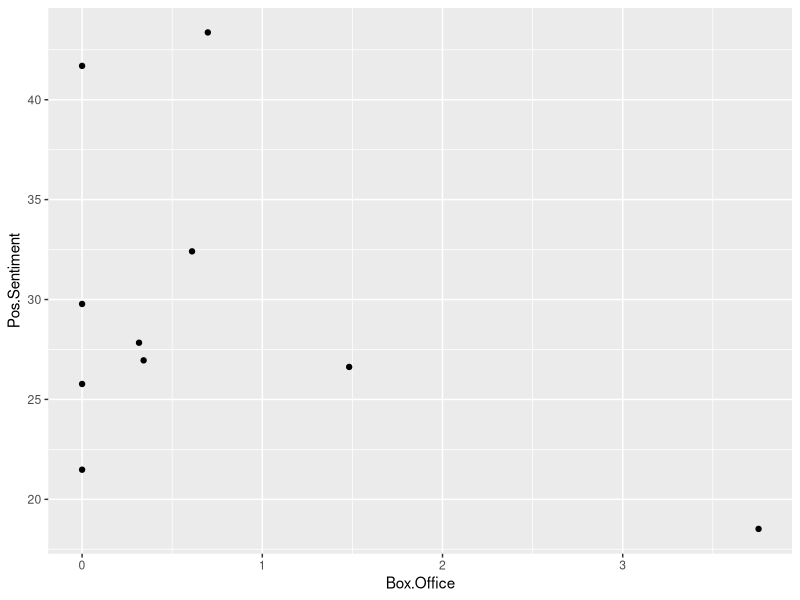
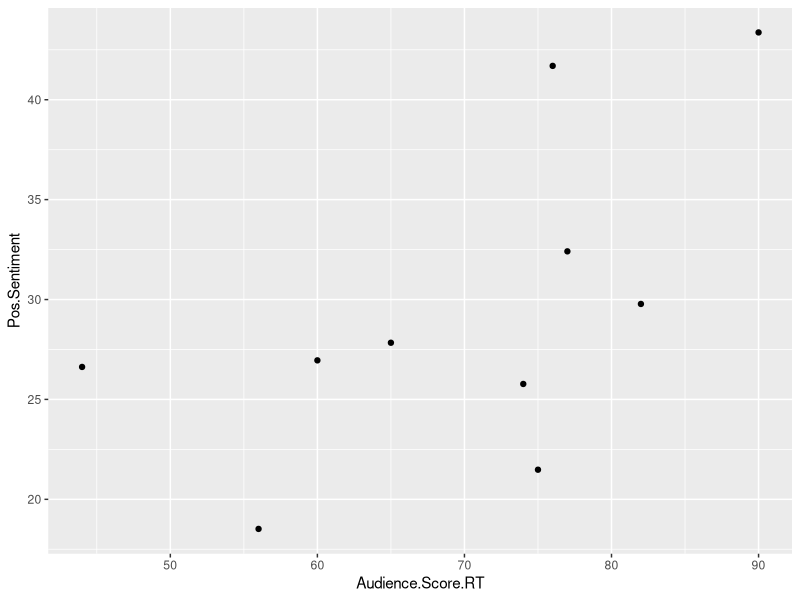
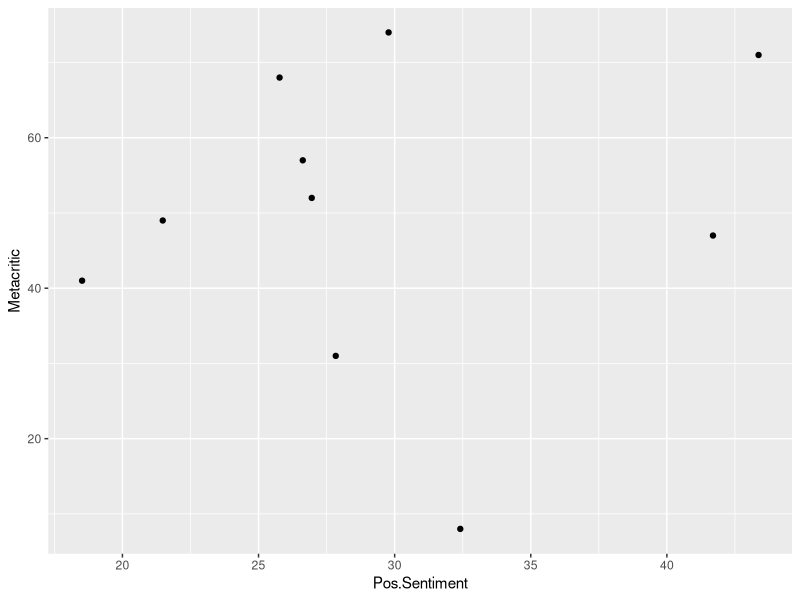
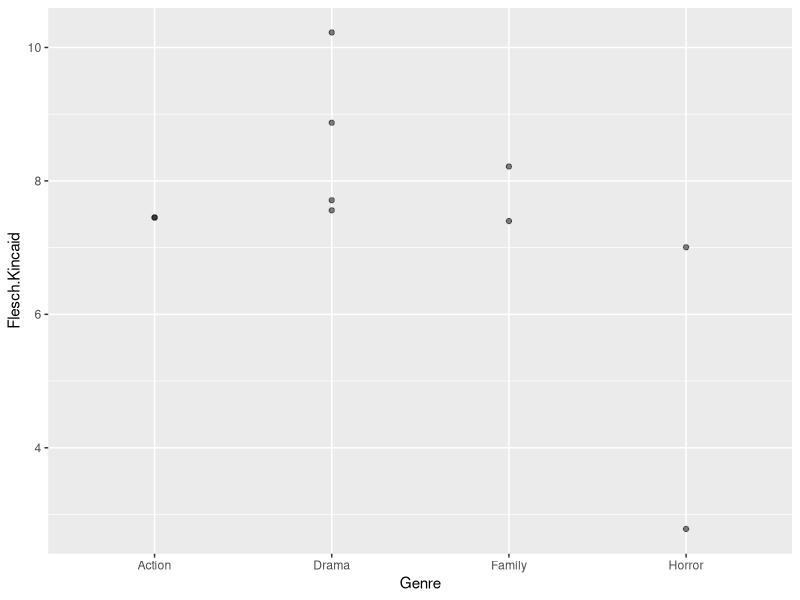
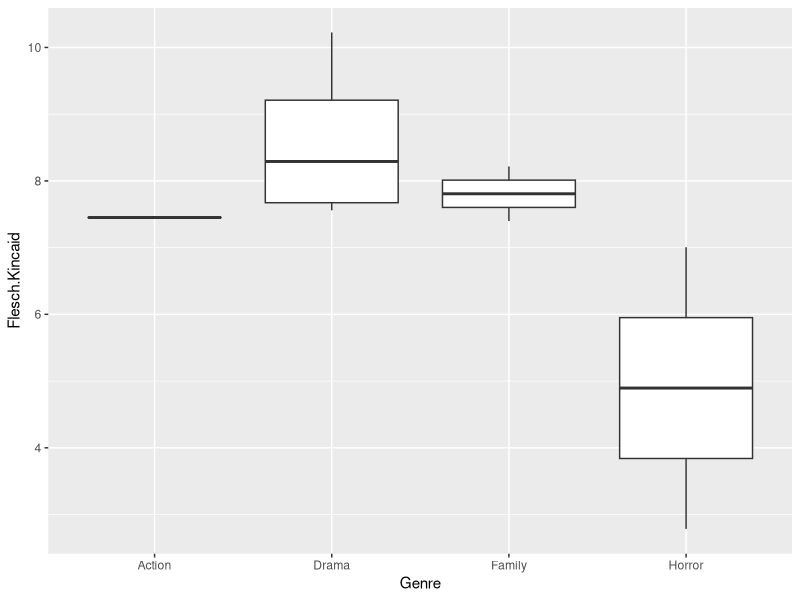

The R script that drew these images, in order:
## ---- chunk 1
knitr::opts_chunk$set(echo = TRUE)
## ---- chunk 2
library(ggplot2)

x <- data.frame("Name" = c("Dumbo", "Shazam", "Pet Sematary", "The Haunting of Sharon Tate", "The Best of Enemies", "Hellboy", "Missing Link", "The Curse of La Llorona", "Breakthrough", "Little Woods"), "Lexicon" = c(21.8713636363636, 23.6855859337262, 21.1484530229917, 22.274074074074, 24.634640020497, 24.7670561628345, 29.286941580756, 9.86034629577065, 22.6876202694034, 26.9022222222222), "Flesch" = c(70.4007636363637, 69.1604714520327, 70.5119557195571, 59.3128148148148, 50.6099692544197, 70.0828175650206, 67.8879381443298, 44.7143457280727, 67.29374599102, 70.2957777777777), "Flesch-Kincaid" = c(7.398, 7.45004830451162, 7.00627306273062, 8.87111111111111, 10.2251345119139, 7.4524877497173, 8.21597938144329, 2.78430315072381, 7.55920461834509, 7.71111111111111), "Box Office" = c(0.3414558176, 0.69773013, 1.48198381, 0, 0.610157, 0.31592542, 0, 3.753811222, 0, 0), "Pos Sentiment" = c(26.9545454545454, 43.3677905516375, 26.625035481124, 21.4814814814814, 32.4109659236484, 27.8364116094986, 25.7731958762886, 18.5185185185185, 41.6933932007697, 29.7777777777777), "Metacritic" = c(52, 71, 57, 49, 8, 31, 68, 41, 47, 74), "Genre" = c("Family", "Action", "Horror", "Drama", "Drama", "Action", "Family", "Horror", "Drama", "Drama"), "Audience Score RT" = c(60, 90, 44, 75, 77, 65, 74, 56, 76, 82))
## ---- chunk 3
ggplot(x, aes(x = Box.Office, y = Pos.Sentiment))+
  geom_point()

ggplot(x, aes(x = Audience.Score.RT, y = Pos.Sentiment))+
  geom_point()

ggplot(x, aes(x = Pos.Sentiment, y = Metacritic))+
  geom_point()

ggplot(x, aes(x = Genre, y = Flesch.Kincaid))+
  geom_point(alpha = .5)

ggplot(x, aes(x = Genre, y = Flesch.Kincaid))+
  geom_boxplot()
## ---- chunk 4
cor(x$Audience.Score.RT, x$Pos.Sentiment)
cor(x$Box.Office, x$Pos.Sentiment)
cor(x$Metacritic, x$Pos.Sentiment)
